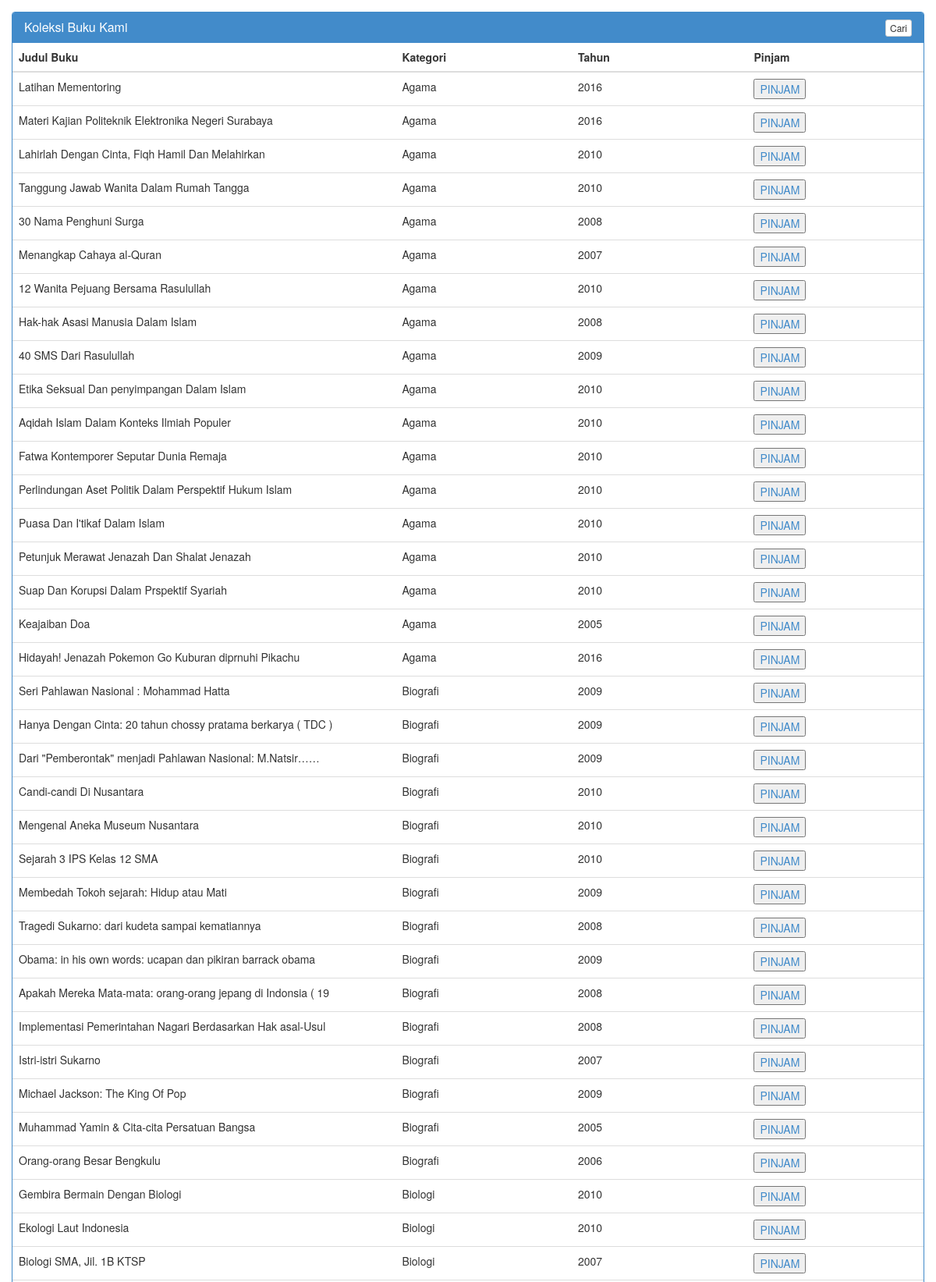
Screenshot of /u_pinjam/index.php (upper part) with the database file from the repository.
### tables this page shows
CREATE TABLE `data_buku` (
  `NO` int(5) NOT NULL,
  `JUDUL` varchar(60) NOT NULL,
  `PENGARANG` varchar(40) NOT NULL,
  `PENERBIT` varchar(40) NOT NULL,
  `TAHUN` int(4) NOT NULL,
  `KATEGORI` char(12) NOT NULL,
  `CODE` varchar(10) NOT NULL
);

### u_pinjam/index.php (the view, shortened to what this page needs)
<!DOCTYPE html>
<html lang="en">
<head>
    <link href="bot/strap.css" rel="stylesheet">
</head>
<body>
<div class="container">
     <div class="row">
        <div class="panel panel-primary filterable">
            <div class="panel-heading">
                <h3 class="panel-title">Koleksi Buku Kami</h3>
                <div class="pull-right" >
                    <button class="btn btn-default btn-xs btn-filter"><span></span> Cari</button>
                </div>
            </div>
            <table class="table">
                <thead>
                    <tr class="filters">
                        <th><input type="text" class="form-control" placeholder="Judul Buku" disabled></th>
                        <th><input type="text" class="form-control" placeholder="Kategori" disabled></th>
                        <th><input type="text" class="form-control" placeholder="Tahun" disabled></th>
						<th><input type="text" class="form-control" placeholder="Pinjam" disabled></th>
                    </tr>
                </thead>
                <tbody>
							<?php
								$ndelok = "SELECT * FROM data_buku ORDER BY CODE ASC";
								$queryndelok = mysql_query($ndelok);
								while($dadi = mysql_fetch_array($queryndelok))
								{
							?>
                    <tr>
                        <td><?php echo $dadi['JUDUL']; ?></td>
                        <td><?php echo $dadi['KATEGORI']; ?></td>
                        <td><?php echo $dadi['TAHUN']; ?></td>
						<td><a href="wew/pin.php?CODE=<?php echo $dadi["CODE"]; ?>" ><button>PINJAM</button></a></td>
                    </tr>
							<?php
								}
							?>
                </tbody>
            </table>
        </div>
    </div>
</div>
</body>
</html>

### u_pinjam/index.php (style rules this page uses)
.filterable { margin-top: 15px; }
.filterable .panel-heading .pull-right { margin-top: -20px; }
.filterable .filters input[disabled] { background-color: transparent; border: none; cursor: auto; box-shadow: none; padding: 0; height: auto; }

### rows the page displays
data_buku: JUDUL "Latihan Mementoring", KATEGORI "Agama", TAHUN "2016"
data_buku: JUDUL "Materi Kajian Politeknik Elektronika Negeri Surabaya", KATEGORI "Agama", TAHUN "2016"
data_buku: JUDUL "Lahirlah Dengan Cinta, Fiqh Hamil Dan Melahirkan", KATEGORI "Agama", TAHUN "2010"
data_buku: JUDUL "Tanggung Jawab Wanita Dalam Rumah Tangga", KATEGORI "Agama", TAHUN "2010"
data_buku: JUDUL "30 Nama Penghuni Surga", KATEGORI "Agama", TAHUN "2008"
data_buku: JUDUL "Menangkap Cahaya al-Quran", KATEGORI "Agama", TAHUN "2007"
data_buku: JUDUL "12 Wanita Pejuang Bersama Rasulullah", KATEGORI "Agama", TAHUN "2010"
data_buku: JUDUL "Hak-hak Asasi Manusia Dalam Islam", KATEGORI "Agama", TAHUN "2008"
data_buku: JUDUL "40 SMS Dari Rasulullah", KATEGORI "Agama", TAHUN "2009"
data_buku: JUDUL "Etika Seksual Dan penyimpangan Dalam Islam", KATEGORI "Agama", TAHUN "2010"
data_buku: JUDUL "Aqidah Islam Dalam Konteks Ilmiah Populer", KATEGORI "Agama", TAHUN "2010"
data_buku: JUDUL "Fatwa Kontemporer Seputar Dunia Remaja", KATEGORI "Agama", TAHUN "2010"
data_buku: JUDUL "Perlindungan Aset Politik Dalam Perspektif Hukum Islam", KATEGORI "Agama", TAHUN "2010"
data_buku: JUDUL "Puasa Dan I'tikaf Dalam Islam", KATEGORI "Agama", TAHUN "2010"
data_buku: JUDUL "Petunjuk Merawat Jenazah Dan Shalat Jenazah", KATEGORI "Agama", TAHUN "2010"
data_buku: JUDUL "Suap Dan Korupsi Dalam Prspektif Syariah", KATEGORI "Agama", TAHUN "2010"
data_buku: JUDUL "Keajaiban Doa", KATEGORI "Agama", TAHUN "2005"
data_buku: JUDUL "Hidayah! Jenazah Pokemon Go Kuburan diprnuhi Pikachu", KATEGORI "Agama", TAHUN "2016"
data_buku: JUDUL "Seri Pahlawan Nasional : Mohammad Hatta", KATEGORI "Biografi", TAHUN "2009"
data_buku: JUDUL "Hanya Dengan Cinta: 20 tahun chossy pratama berkarya ( TDC )", KATEGORI "Biografi", TAHUN "2009"
data_buku: JUDUL "Dari \"Pemberontak\" menjadi Pahlawan Nasional: M.Natsir……", KATEGORI "Biografi", TAHUN "2009"
data_buku: JUDUL "Candi-candi Di Nusantara", KATEGORI "Biografi", TAHUN "2010"
data_buku: JUDUL "Mengenal Aneka Museum Nusantara", KATEGORI "Biografi", TAHUN "2010"
data_buku: JUDUL "Sejarah 3 IPS Kelas 12 SMA", KATEGORI "Biografi", TAHUN "2010"
data_buku: JUDUL "Membedah Tokoh sejarah: Hidup atau Mati", KATEGORI "Biografi", TAHUN "2009"
data_buku: JUDUL "Tragedi Sukarno: dari kudeta sampai kematiannya", KATEGORI "Biografi", TAHUN "2008"
data_buku: JUDUL "Obama: in his own words: ucapan dan pikiran barrack obama", KATEGORI "Biografi", TAHUN "2009"
data_buku: JUDUL "Apakah Mereka Mata-mata: orang-orang jepang di Indonsia ( 19", KATEGORI "Biografi", TAHUN "2008"
data_buku: JUDUL "Implementasi Pemerintahan Nagari Berdasarkan Hak asal-Usul", KATEGORI "Biografi", TAHUN "2008"
data_buku: JUDUL "Istri-istri Sukarno", KATEGORI "Biografi", TAHUN "2007"
data_buku: JUDUL "Michael Jackson: The King Of Pop", KATEGORI "Biografi", TAHUN "2009"
data_buku: JUDUL "Muhammad Yamin & Cita-cita Persatuan Bangsa", KATEGORI "Biografi", TAHUN "2005"
data_buku: JUDUL "Orang-orang Besar Bengkulu", KATEGORI "Biografi", TAHUN "2006"
data_buku: JUDUL "Gembira Bermain Dengan Biologi", KATEGORI "Biologi", TAHUN "2010"
data_buku: JUDUL "Ekologi Laut Indonesia", KATEGORI "Biologi", TAHUN "2010"
data_buku: JUDUL "Biologi SMA, Jil. 1B KTSP", KATEGORI "Biologi", TAHUN "2007"
